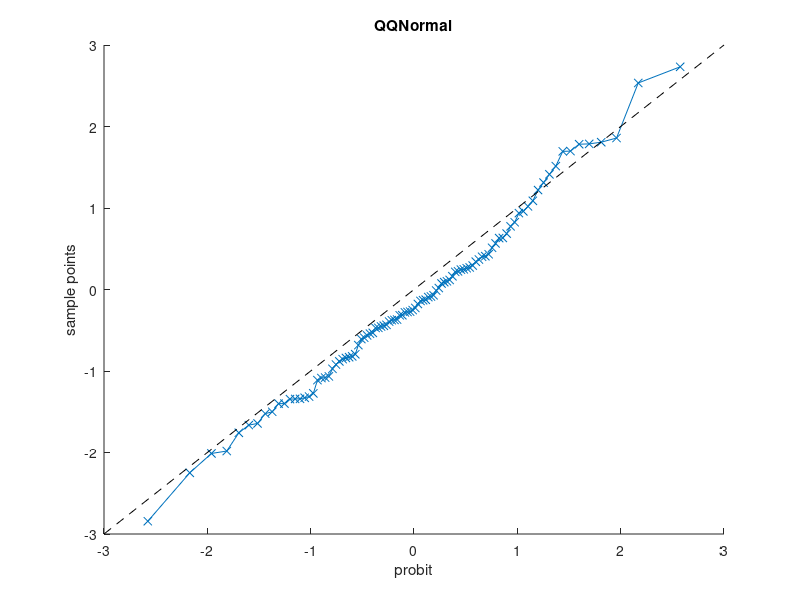
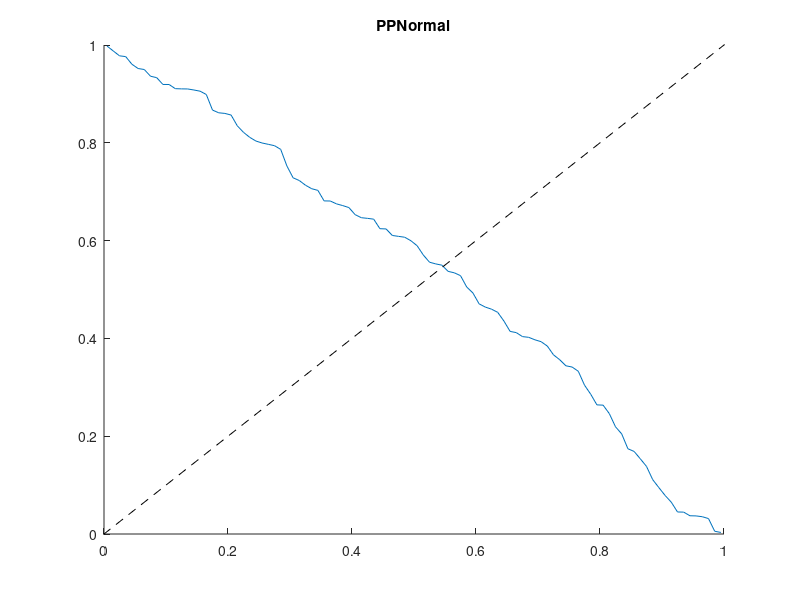

Recreate these plots in MATLAB, in order. (Note: this script raises an error after producing the figures.)
% Statistics
pkg load statistics

a = [0.9, 0.7;
    0.1, 0.2;
    0.5, 0.4;
    0.4, 0.5;
    0.7, 0.4;
    0.3, 0.7;
    0.3, 0.4];

b = a + rand(size(a)) - 0.5;

mean_ = mean(a, 1) % opt a, g, h

median_ = median(a, 1)

meansq_ = meansq(a, 1)

std_ = std(a, 0, 1) % opt 0:sample 1:population

var_ = var(a, 0, 1)

[mode_, freq_, c] = mode(a, 1)

cov_ = cov(a, b)

cor_ = corrcoef(a)
cor_ = corrcoef(a, b)

kurtosis_ = kurtosis(a, 1)

skewness_ = skewness(a, 1)

stats = statistics(a)

perms = perms(1:3)

vals = unique([1:3, 1:2])

range_ = range(a, 1)

probit_ = probit(a)

logit_ = logit(a)

iqr_ = iqr(a, 1)

% Plots

X = randn(100, 3);

figure(1);
hold on;
qqplot(X(:, 1));
title("QQNormal");
plot([-3, 3], [-3, 3], "--k");
hold off;
print("IMG/24_Statistics/01_qqnorm.png");


figure(2);
hold on;
ppplot(X(:, 1));
title("PPNormal");
plot([-3, 3], [-3, 3], "--k");
hold off;
print("IMG/24_Statistics/02_ppnorm.png");


% Tests 
a(:, 2) += 0.27;
printf("\nANOVA\n");
[pval, f, df_b, df_w] = anova(a)

printf("\nchi hom\n");
[pval, chisq, df] = chisquare_test_homogeneity(randn(10, 1), randn(10, 1), 0:0.2:1)

printf("\nchi ind\n");
[pval, chisq, df] = chisquare_test_independence([1, 3, 10; 1, 8, 15])

printf("\nkruskal wallis\n");
[pval, k, df] = kruskal_wallis_test(rand(5, 1), rand(5, 1) + 0.7, rand(5, 1) + 1.5)

printf("\nsign\n");
[pval, b, n] = sign_test(rand(15, 1), rand(15, 1) + 0.7, ">")

printf("\nt test\n");
[pval, t, df] = t_test(rand(20, 1), 0.1, ">")

printf("\nt test 2\n");
[pval, t, df] = t_test_2(randn(15, 1), randn(15, 1) + 0.7, "<")

printf("\nvar\n");
[pval, f, df_n, df_d] = var_test(randn(15, 1), randn(15, 1), "<>")

printf("\nWilcoxon\n");
[pval, a] = wilcoxon_test(rand(27, 1), rand(27, 1) + 0.7, "<")

printf("\nz test\n");
[pval, z] = z_test(randn(15, 1), 1, 1, "<")

printf("\nz test 2\n");
[pval, z] = z_test_2(randn(15, 1), randn(15, 1) + 1, 1, 1, "<")

printf("\n \n");
% Models

x = rand(50, 3);
x(:, 3) = ones(50, 1);
y = 10 * x(:, 1) - 2 * x(:, 2) + 15 + randn(50, 1) * 0.6;

[beta, sigma, r] = ols(y, x);
beta

[X, Y] = meshgrid(0:0.1:1);
Z = X .* beta(1) + Y .* beta(2) + beta(3);

figure(3);
scatter3(x(:, 1), x(:, 2), y, 50, "r", "filled"); % size, color
hold on;
s = surface(X, Y, Z);
set(s, 'facealpha', 0.7);
title("Linear Regression");
hold off;
print("IMG/24_Statistics/03_linear.png");

x = rand(50, 2);
y = round(0.7 * x(:, 1) + 0.3 * x(:, 2));

[theta, bet] = logistic_regression(y, x)
all(((theta - x * bet) < 0) == y)

figure(4);
hold on;
plot(x(y==0, 1), x(y==0, 2), "b*");
plot(x(y==1, 1), x(y==1, 2), "ro");
plot([(theta - bet(2)) / bet(1), theta / bet(1)], [1, 0], "--k");
title("Logistic Regression");
hold off;
print("IMG/24_Statistics/04_Logistic.png");

x = rand(50, 3);
y = round(0.1 * x(:, 1) + 0.2 * x(:, 2) + x(:, 3) * 0.7);

[theta, bet] = logistic_regression(y, x)
all(((theta - x * bet) < 0) == y)
[X, Y] = meshgrid(0:0.1:1);
Z = (theta - bet(1) * X - bet(2) * Y) / bet(3);

figure(5);
plot3(x(y==0, 1), x(y==0, 2), x(y==0, 3), "b*");
hold on;
plot3(x(y==1, 1), x(y==1, 2), x(y==1, 3), "ro");
s = surface(X, Y, Z);
set(s, 'facealpha', 0.5);
grid on;
title("Logistic Regression");
hold off;
print("IMG/24_Statistics/05_logistic_m.png");